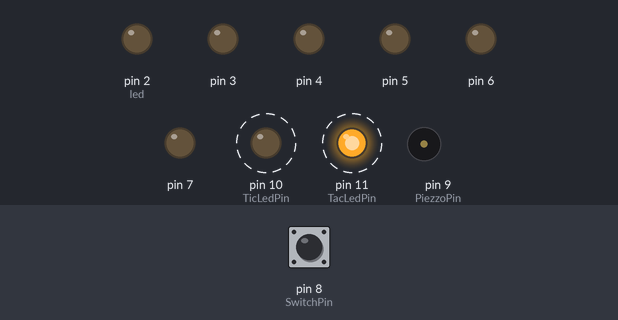
Recording of a sketch running on a simulated Arduino Uno, built with avr-gcc and run on an emulated ATmega328P. Shown: output pins drawn as LEDs (lit = HIGH), buzzer (waves = sounding). Dashed ring = blinking. Inputs (shaded band) come from the test bench; at power-on: pin 8 (SwitchPin) LOW.

Above: at 0.87 s.
1.3 s: pin 8 (SwitchPin) pulled HIGH for 0.15 s
At 11.67 s:
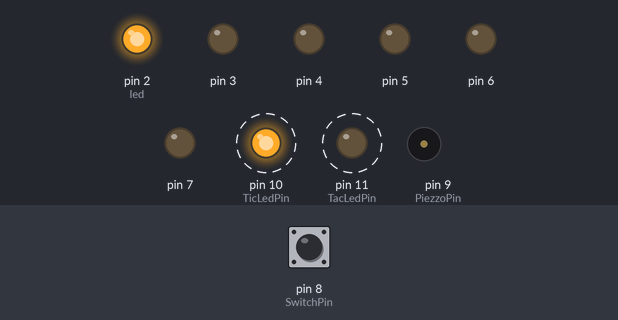
13.5 s: pin 8 (SwitchPin) pulled HIGH for 0.15 s
At 23.7 s:
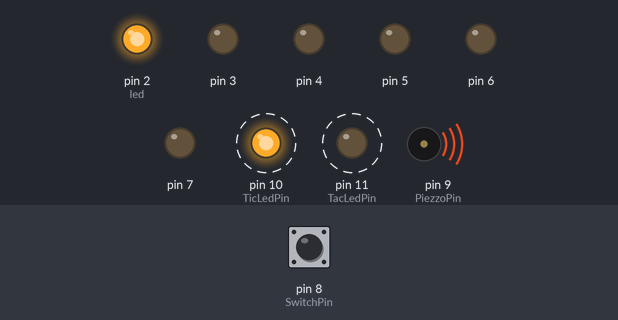
35.3 s: pin 8 (SwitchPin) pulled HIGH for 3.2 s
At 58.86 s:
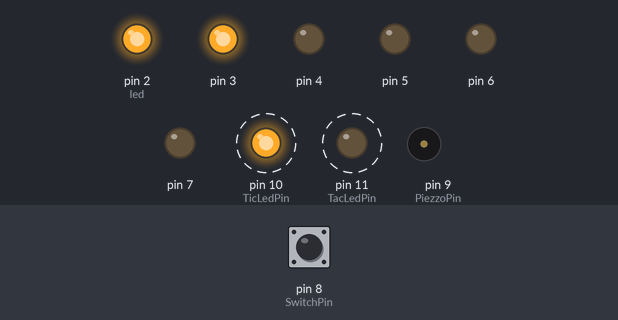
60.0 s: pin 8 (SwitchPin) pulled HIGH for 1 s
At 81.05 s:
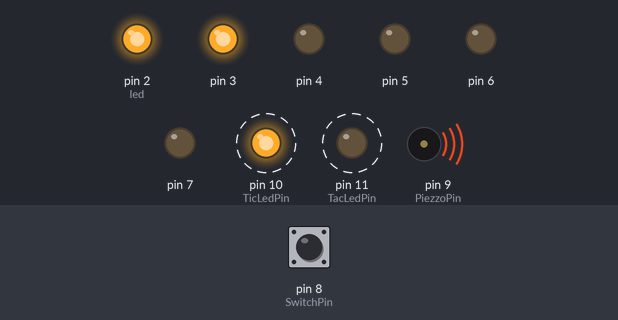
Timing chart, 0 to 92.6 s (numbered marks = the images above; inputs shaded):
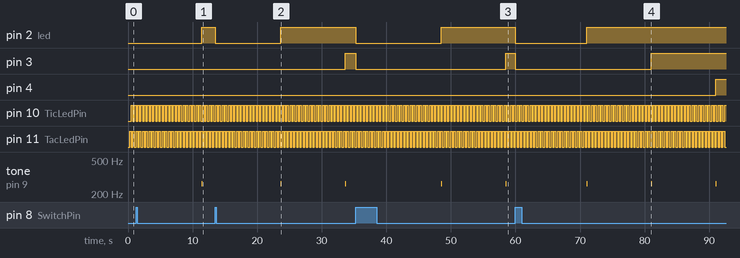

The sketch:

digital_hourglass_with_Piezzo_and_tic_tac_LEDs.ino
```cpp
/*
  Arduino Starter Kit project

  Digital Hourglass with Piezzo and tic-tac LEDs
  ==============================================
  Based on Project 8 - Digital Hourglass example

  Parts required:
  - 10 kilohm resistor
  - eight 220 ohm resistors
  - six red LEDs
  - two green LEDs
  - tilt switch
  - piezzo

  Created 2026-03-25
  by Ondřej Kužel
*/

// named constant
const int SwitchPin = 8;
const int TicLedPin = 10;
const int TacLedPin = 11;

const int PiezzoPin = 9;

const int NumOfLeds = 6;

// frekvences of tones
const int NoteSec = 262;
const int NoteMin = 349;


// variables
unsigned long previous_time = 0;  // store the last time an LED was updated
unsigned long previous_tic_time = 0; // store the last time of switching of an tic-tac LEDs

int switch_state = 0;             // the current switch state
int prev_switch_state = 0;         // the previous switch state
int tic_tac_led = 10;           // the switched on tic-tac LED (pin)
int led = 2;                     // a variable to refer to the LEDs

// 10000 = 10 seconds in milliseconds
unsigned long interval = 10000;  // interval at which to light the next LED = 10 sec
unsigned long tic_tac_interval = 250; // interval at which switch the tic-tac LEDs on/off

void setup() {
  // set the LED pins as outputs
  for (int x = 2; x < 8; x++) {
    pinMode(x, OUTPUT);
  }
  pinMode(TicLedPin, OUTPUT);
  pinMode(TacLedPin, OUTPUT);

  // set the tilt switch pin as input
  pinMode(SwitchPin, INPUT);

  // Set PiezzoPin as output
  pinMode(PiezzoPin, OUTPUT);
}

void loop() {
  // store the time since the Arduino started running in a variable
  unsigned long current_time = millis();

  // Tic Tac Leds
  if (current_time - previous_tic_time > tic_tac_interval) {
    previous_tic_time = current_time;
    if (tic_tac_led == TicLedPin) {
      digitalWrite(TicLedPin, LOW);
      digitalWrite(TacLedPin, HIGH);
      tic_tac_led = TacLedPin;
    } else if (tic_tac_led == TacLedPin) {
      digitalWrite(TacLedPin, LOW);
      digitalWrite(TicLedPin, HIGH);
      tic_tac_led = TicLedPin;
    }
  }

  // compare the current time to the previous time an LED turned on
  // if it is greater than your interval, run the if statement
  if (current_time - previous_time > interval) {
    // save the current time as the last time you changed an LED
    previous_time = current_time;
    // Turn the LED on
    digitalWrite(led, HIGH);
    // increment the led variable
    // in 10 minutes the next LED will light up
    led++;

    // Tone when 10 sec is up
    if (led != 8) {
      tone(PiezzoPin, NoteSec, 100);
    }

    if (led == 8) {
      // the min is up
      tone(PiezzoPin, NoteMin, 100);
      delay(400);

      resetPins();
    }
  }

  // read the switch value
  switch_state = digitalRead(SwitchPin);

  // if the switch has changed
  if (switch_state != prev_switch_state) {
    resetPins();

    //reset the timer
    previous_time = current_time;
  }
  // set the previous switch state to the current state
  prev_switch_state = switch_state;
}

void resetPins() {
     // turn all the LEDs low
    for (int i = 2; i < 8; i++) {
      digitalWrite(i, LOW);
    }

    // reset the LED variable to the first one
    led = 2;
}
```

Measured:
- after the input at 1.3 s, pin 2 (led): LOW → HIGH after 10.1 s instead of 8.7 s
- after the input at 13.5 s, pin 2 (led): HIGH → LOW at once, → HIGH 10.2 s later; pin 3: LOW → HIGH after 20.2 s instead of 8.0 s; pin 4: stays LOW (without the input it goes to HIGH after 18.0 s)
- after the input at 35.3 s, pin 2 (led): HIGH → LOW at once, → HIGH 13.2 s later; pin 3: HIGH → LOW at once, → HIGH 23.2 s later; pin 4: stays LOW (without the input it goes to HIGH after 8.4 s); pin 5: stays LOW (without the input it goes to HIGH after 18.4 s)
- after the input at 60.0 s, pin 2 (led): HIGH → LOW at once, → HIGH 11.0 s later; pin 3: HIGH → LOW at once, → HIGH 21.0 s later; pin 4: LOW → HIGH after 31.0 s instead of 8.5 s; pin 5: stays LOW (without the input it goes to HIGH after 18.5 s); pin 6: stays LOW (without the input it goes to HIGH after 28.5 s)
- by itself, pin 10 (TicLedPin), pin 11 (TacLedPin): alternates HIGH for 0.25 s and LOW for 0.25 s
- by itself, tone on pin 9 (PiezzoPin): alternates 262 Hz for 0.10 s and silent for 9.9 s
